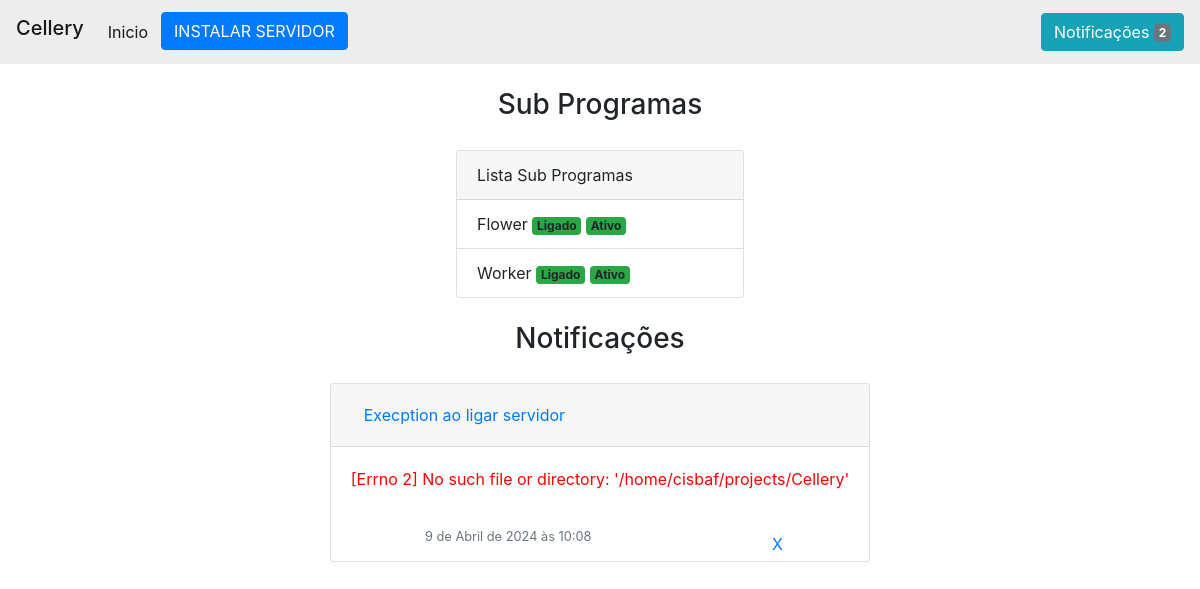
The page /detail/6 on the database as committed earlier.
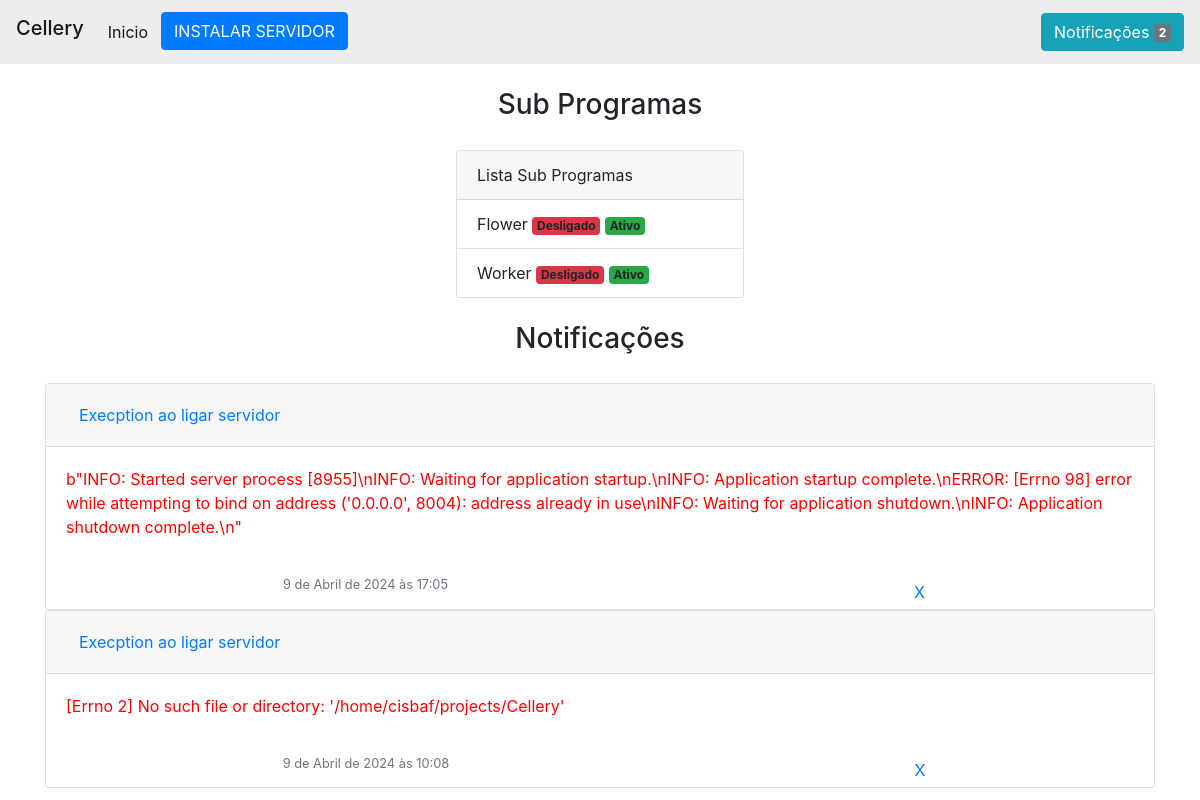
The same page on the database as committed later.
### program/models.py (models this page shows, shortened)
class SubProgram(models.Model):
    program = models.ForeignKey(Program, on_delete=models.CASCADE, related_name='sub_programs')
    name = models.CharField(max_length=200)
    sleep = models.IntegerField(default=0, null=True)
    status = models.BooleanField(default=False, null=True)
    active = models.BooleanField(default=False, null=True)
    env = models.BooleanField(default=False, null=True)
    commands = models.CharField(max_length=500)
    process: Optional[subprocess.Popen] = None
    pid: int = None
    init: datetime.datetime = None

class Notification(models.Model):
    program = models.ForeignKey(Program, on_delete=models.CASCADE)
    desc = models.CharField(max_length=200, null=True, blank=True)
    error = models.CharField(max_length=500, null=True, blank=True)
    date = models.DateTimeField(default=timezone.now, null=True)
    checked = models.BooleanField(default=False, null=True)

### program/views.py (the view)
# urls.py: path('detail/<int:pk>', views.detail, name='detail'),
def detail(request, pk):
    program = ListPrograms.get_program_by_id(pk)
    if not program:
        messages.add_message(request, messages.ERROR, 'Servidor não encontrado')
        return redirect('/')
    installed = ProgramController.exist_folder(program)
    notifys = Notification.objects.filter(program=program).order_by('-id')
    sub_programs = program.sub_programs.all()
    context = {
        'program': program,
        'installed': installed,
        'notifys': notifys,
        'sub_programs': sub_programs
    }
    return render(request, 'detail.html', implement_context(context))

### controller/list.py (called while the page is built)
  @classmethod
  def get_program_by_id(cls, program_id: int):
    if not ListPrograms.programs or not ListPrograms.controller:
      raise Exception("Programas não defindo")
    for program in ListPrograms.programs:
        if program.id == program_id:
            return program
    return None

### controller/program.py (called while the page is built)
  @classmethod
  def exist_folder(cls, program: Program) -> bool:
    base_path = Config.objects.first().path_programs
    path = os.path.join(base_path, program.folder)
    return os.path.exists(path)

### program/views.py (called while the page is built)
def implement_context(context: dict):
    context['notifications'] = Notification.objects.filter(checked=False)
    return context

### program/templates/detail.html (shortened to what this page needs)
{% extends 'base.html' %}
{% block bar_title %} {{program.name}} {% endblock %}
{% block header%}
    {% if not installed %}
        <li class="nav-item active">
            <button type="button" class="btn btn-primary" data-toggle="modal" data-target="#exampleModal">INSTALAR SERVIDOR</button>
        </li>
    {% else %}
        {% if not program.status %}
            <li class="nav-item active">
                <a class="nav-link" style="color:red;" href="{% url 'uninstall' program.pk %}">Desinstalar Servidor<span class="sr-only">(current)</span></a>
            </li>
        {% endif %}
    {% endif %}
{% endblock %}
{% block body%}
    <div class="container">
        {% if sub_programs %}
          <div class="d-flex align-items-center flex-column" style="gap:20px;">
            <h3>Sub Programas</h3>
            <div class="card" style="width: 18rem;">
              <div class="card-header">
                Lista Sub Programas
              </div>
              <ul class="list-group list-group-flush">
                {% for sub in sub_programs %}
                  <li class="list-group-item">
                    {{ sub.name }}
                    {% if sub.status %}
                      <span class="badge bg-success" data-toggle="tooltip" data-placement="top" title="STATUS">Ligado</span>
                    {% else %}
                      <span class="badge bg-danger" data-toggle="tooltip" data-placement="top" title="STATUS">Desligado</span>
                    {% endif %}
                    {% if sub.active %}
                      <span class="badge bg-success">Ativo</span>
                    {% else %}
                      <span class="badge bg-danger">Desativado</span>
                    {% endif %}
                  </li>
                {% endfor %}
              </ul>
            </div>
          </div>
          <br>
        {% endif %}
       <div class="d-flex align-items-center flex-column" style="gap:20px;">
        <h3>Notificações</h3>
        {% if notifys %}
          <div style="max-height: 60vh; overflow: auto;">
          {% for notify in notifys %}
            <div id="accordion">
              <div class="card">
                <div class="card-header" id="headingOne">
                  <h5 class="mb-0">
                    <button class="btn btn-link" data-toggle="collapse" data-target="#collapseOne" aria-expanded="true" aria-controls="collapseOne">
                      {{ notify.desc }}
                    </button>
                  </h5>
                </div>
                <div id="collapseOne" class="collapse show" aria-labelledby="headingOne" data-parent="#accordion">
                  {% if notify.error %}
                    <div class="card-body">
                      <p style="color: red;">
                        {{ notify.error }}
                      </p>
                    </div>
                  {% endif %}
                  <div class="d-flex justify-content-around align-items-center">
                    <h6 class="card-subtitle mb-2 text-muted small p-2 ">{{ notify.date }}</h6>
                    <a href="{% url 'remove_notification' notify.pk %}" class="card-link">X</a>
                  </div>
                </div>
              </div>
          {% endfor %}
          </div>
        {% else %}
              <h3 style="color: grey;"> Nenhuma atividade </h3>
        {% endif %}
    </div>
{% endblock %}

Rows that differ between the two databases and show on the page:
changed SubProgram "Flower": status "Ligado" → "Desligado"
changed SubProgram "Worker": status "Ligado" → "Desligado"
added Notification: desc "Execption ao ligar servidor", error "b\"INFO: Started server process [8955]\\nINFO: Waiting for application startup.\\nINFO: Application startup complete.\\nERROR: [Errno 98] error while attempting to bind on address ('0.0.0.0', 8004): address already in use\\nINFO: Waiting for application shutdown.\\nINFO: Application shutdown complete.\\n\"", date "9 de Abril de 2024 às 17:05"
